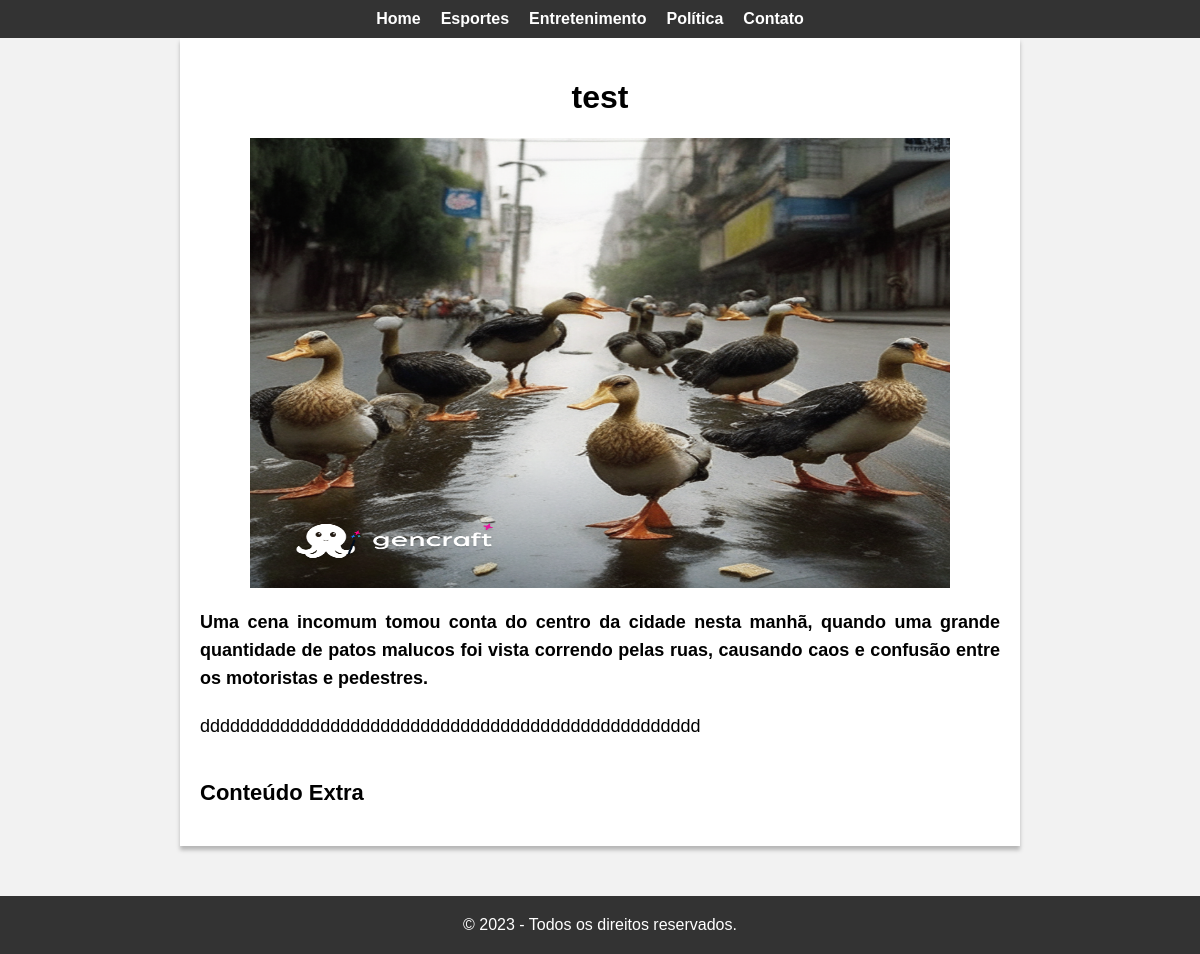
/news/3/, run on the app's committed database.
### news/models.py (models this page shows, shortened)
class Noticia(models.Model):
    LEGENDA_CHOICES = (
        ('esporte', 'Esporte'),
        ('entretenimento', 'Entretenimento'),
        ('política', 'Política'),
        ('economia', 'Economia'),
        ('tecnologia', 'Tecnologia'),
        ('saúde', 'Saúde'),
        ('ciência', 'Ciência'),
        ('educação', 'Educação'),
        ('meio_ambiente', 'Meio Ambiente'),
        ('cultura', 'Cultura'),
        ('aleatorio', 'Acontecimento Aleatório'),
    )
    legenda = models.CharField(max_length=50, choices=LEGENDA_CHOICES)
    titulo = models.CharField(max_length=200)
    resumo = models.CharField(max_length=500, blank=True)
    corpo = models.TextField()
    imagem = models.ImageField(upload_to='noticias')
    autor = models.CharField(max_length=100)
    data_publicacao = models.DateTimeField(auto_now_add=True)
    link = models.CharField(max_length=200, blank=True)
    nome_link = models.CharField(max_length=200, blank=True)
    link1 = models.CharField(max_length=200, blank=True)
    nome_link1 = models.CharField(max_length=200, blank=True)
    link2 = models.CharField(max_length=200, blank=True)
    nome_link2 = models.CharField(max_length=200, blank=True)
    link3 = models.CharField(max_length=200, blank=True)
    nome_link3 = models.CharField(max_length=200, blank=True)
    link4 = models.CharField(max_length=200, blank=True)
    nome_link4 = models.CharField(max_length=200, blank=True)

### news/views.py (the view)
# urls.py: path('<int:noticia_id>/', views.detalhes, name='noticia'),
def detalhes(request, noticia_id):
    noticia = get_object_or_404(Noticia, pk=noticia_id)
    context = {
        'noticia': noticia
    }
    return render(request, 'detalhes_noticias.html', context)

### news/templates/detalhes_noticias.html (shortened to what this page needs)
{% extends 'base.html' %}
{% load static %}
{% block style %}<link rel="stylesheet" href="{% static 'css/detalhes.css' %}">{% endblock %}
{% block content %}
<div class="container">
    <div class="header">
        <h1>{{ noticia.titulo }}</h1>
    </div>
    <div class="detalhes">
        {% if noticia.imagem %}
        <img src="{{ noticia.imagem.url }}" alt="{{ noticia.titulo }}">
        {% endif %}
        {% if noticia.resumo %}
        <p class="resumo">{{ noticia.resumo }}</p>
        {% endif %}
        <p>{{ noticia.corpo|linebreaks }}</p>
        <div class="conteudo-extra">
            <h3>Conteúdo Extra</h3>
        </div>
    </div>
</div>
{% endblock %}

### templates/static/css/detalhes.css (style rules this page uses)
.container { margin: 0 auto; max-width: 800px; background-color: #fff; box-shadow: 0px 4px 4px rgba(0, 0, 0, 0.25); padding: 20px; }
.header { text-align: center; margin-bottom: 20px; }
.detalhes { text-align: justify; }
.detalhes img { display: block; margin: 0 auto; width: 700px; height: 450px; margin-bottom: 20px; }
.detalhes .resumo { font-weight: bold; margin-bottom: 10px; }
.detalhes p { word-wrap: break-word; margin-bottom: 20px; font-size: 18px; line-height: 28px; }
.conteudo-extra { margin-top: 40px; }
.conteudo-extra h3 { font-size: 22px; margin-bottom: 20px; }

### templates/static/css/base.css (style rules this page uses)
body { font-family: Arial, Helvetica, sans-serif; margin: 0; background-color: #f2f2f2; }

### data on the page
Noticia: titulo "test", imagem (picture), resumo "Uma cena incomum tomou conta do centro da cidade nesta manhã, quando uma grande quantidade de patos malucos foi vista correndo pelas ruas, causando caos e confusão entre os motoristas e pedestres.", corpo "dddddddddddddddddddddddddddddddddddddddddddddddddd"
